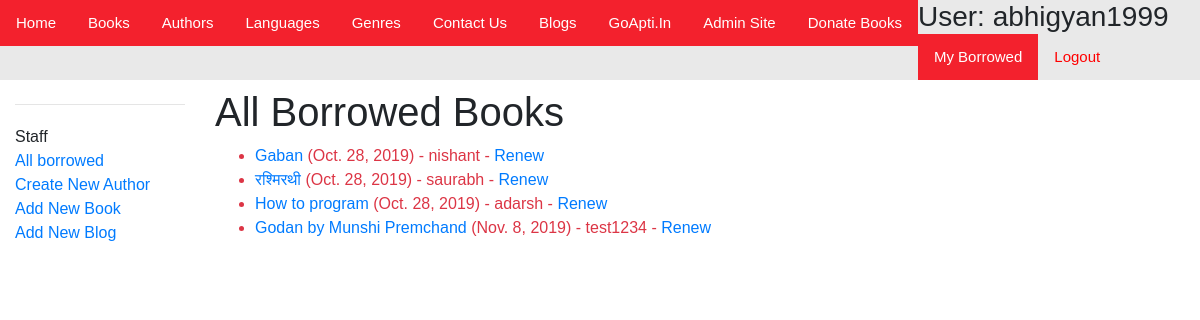
The app's page /catalog/borrowed/ (signed in), older data.
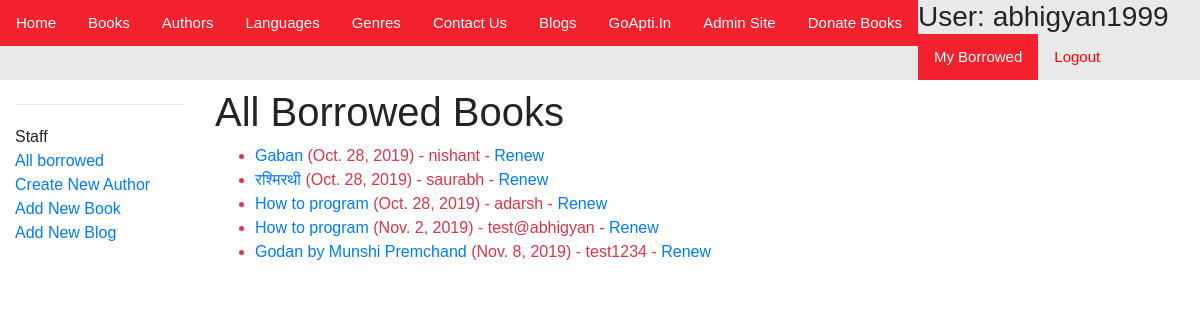
The same page, newer data.
### catalog/models.py (models this page shows, shortened)
class BookInstance(models.Model):
    id = models.UUIDField(primary_key=True, default=uuid.uuid4, help_text='Unique ID for this Book across whole Library')
    book = models.ForeignKey('Book', on_delete=models.SET_NULL, null=True)
    imprint = models.CharField(max_length=200)
    due_back = models.DateField(null=True, blank=True)
    borrower = models.ForeignKey(User, on_delete=models.SET_NULL, null= True, blank=True)
    @property
    def is_overdue(self):
        if self.due_back and date.today() > self.due_back:
            return True
        return False
    LOAN_STATUS = (
        ('m', 'Maintenance'),
        ('o', 'On Loan'),
        ('a', 'Available'),
        ('r','Reserved')
    )
    status = models.CharField(
        max_length=1,
        choices=LOAN_STATUS,
        blank=True,
        default='m',
        help_text='Book Availability',
    )
    class Meta:
        ordering = ['due_back']
        permissions = (("can_mark_returned", "Set book as returned"), )

class Book(models.Model):
    title = models.CharField(max_length=200)
    author = models.ForeignKey('Author', on_delete=models.SET_NULL, null=True)
    summary = models.TextField(max_length=1000, help_text='Enter a brief description os the book')
    isbn = models.CharField('ISBN',
                            max_length=13,
                            help_text='13 Character ISBN number. International Standard Book Number.')
    genre = models.ManyToManyField(Genre, help_text='Select a genre for this Boook')
    language = models.ForeignKey('Language', on_delete=models.SET_NULL, null=True)
    def display_genre(self):
        """Create a string for the Genre. This is required to display genre in Admin."""
        return ', '.join(genre.name for genre in self.genre.all()[:3])
    display_genre.short_description = 'Genre'

### catalog/views.py (the view)
# urls.py: path('borrowed/', views.LoanedBooksAllListView.as_view(), name='all-borrowed'),
class LoanedBooksAllListView(PermissionRequiredMixin, generic.ListView):
    model = BookInstance
    permission_required = 'catalog.can_mark_returned'
    template_name = 'catalog/bookinstance_list_borrowed_all.html'
    paginate_by = 10
    def get_queryset(self):
        return BookInstance.objects.filter(status__exact='o').order_by('due_back')

### catalog/templates/catalog/bookinstance_list_borrowed_all.html
{% extends "base_generic.html" %}
{% block content %}
    <h1>All Borrowed Books</h1>
    {% if bookinstance_list %}
    <ul>
      {% for bookinst in bookinstance_list %}
      <li class="{% if bookinst.is_overdue %}text-danger{% endif %}">
        <a href="{% url 'book-detail' bookinst.book.pk %}">{{bookinst.book.title}}</a> ({{ bookinst.due_back }}) {% if user.is_staff %}- {{ bookinst.borrower }}{% endif %} {% if perms.catalog.can_mark_returned %}- <a href="{% url 'renew-book-librarian' bookinst.id %}">Renew</a> {% endif %}
      </li>
      {% endfor %}
    </ul>
    {% else %}
      <p>There are no books borrowed.</p>
    {% endif %}
{% endblock %}

Row changes from the older to the newer data that the page shows:
now on this page (row edited): BookInstance: book "How to program", due_back "Nov. 2, 2019", borrower "test@abhigyan"
